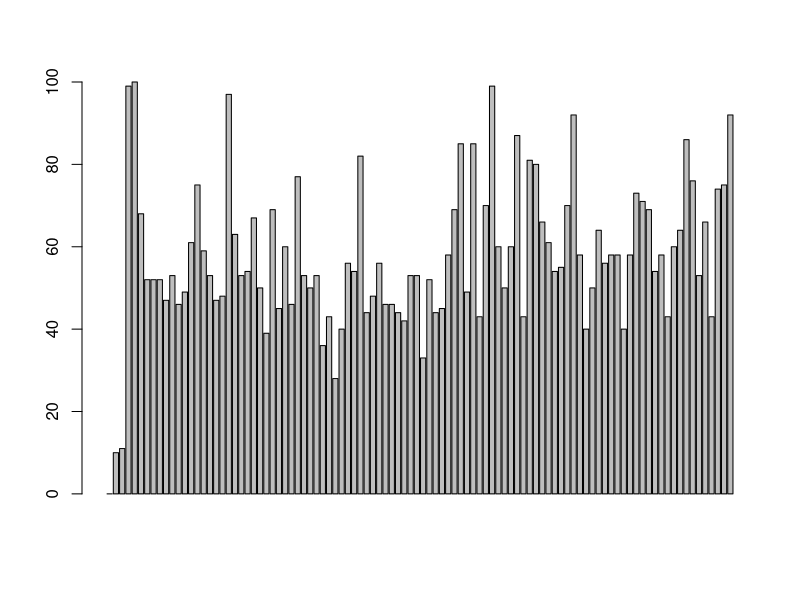

R code for this plot: (Note: this script raises an error after producing the figure.)
x= 1:12
x= c(1:12,1,5,5)
table(x)
names(table(x))
sort(table(x))
sort(table(x),decr=T)
sort(table(x),dec=T)
names(table(x))[1]
names(sort(table(x),dec=T))[1]#[]it is used for getting the exact number of element, like[1],[7]..
 # third part of assignment
set.seed(1234)
x=ceiling(rnorm(100,60,15))
x
mean(x)
table(x)
x[c(1,2,3,4,5)]=c(0,10,11,99,100)
head(x,n=5)
barplot(x)
range(x)
bks= seq(25,99,10)
bks
bks= seq(20,100,10)
bks
(bks= seq(0,100,10))# round bracket helps in to fetch the result..
#slabs :0-10,20-30
classint1= cut(x,breaks = bks) #default right=T
head(classint1,n=5)
head(x,n=5)
classint1
table(classint1)
bks
?cut#divides the range of x into intervals and codes the value in x # according to which interval they fall.
#correct the problem of NA
classint1a=cut(X,breaks = bks,include.lowest = T)
x.cut=cut(x,bks)
x.cut
x.table=table(x.cut)
x.table
cbind(x.table)
x
hist(x)
hist(x,breaks = 10)
length(bks)
length((bks)-1)
LETTERS[1:length(bks)-1]
